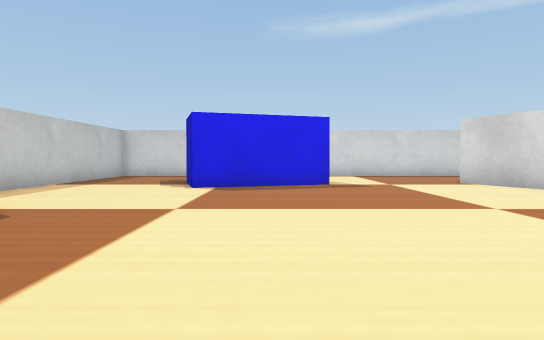
View 1 (above)

16 first-person views from a walk through a world built for the Webots simulator. The camera is 0.04 m above the floor, tilts 2° down and sees 75° across. The floor is counted in squares, 0.05 m on a side. Each view is taken from the middle of a square. On the plan, view 1 faces up. The plan holds only what a view shows up to about 11 squares ahead; the rest is blank. The robots in the file are not drawn. Webots' stock objects and surfaces are drawn as simple stand-ins.

View 2
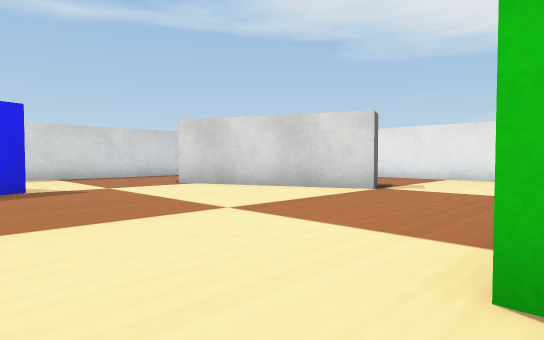

View 3
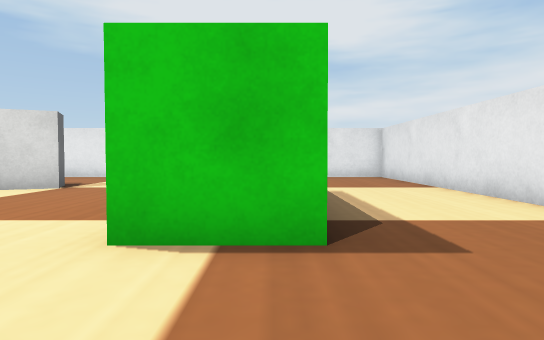

View 4
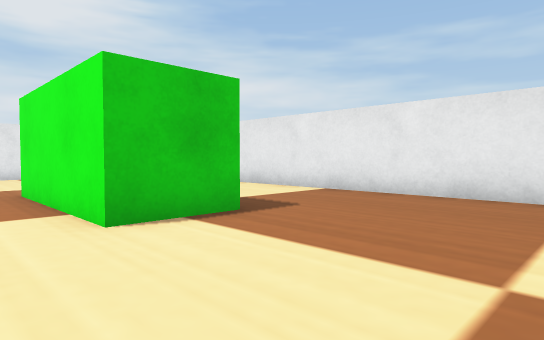

View 5
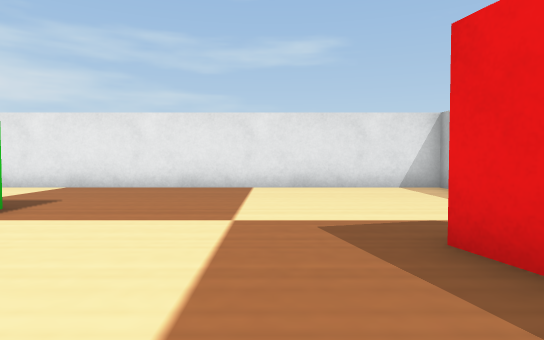

View 6
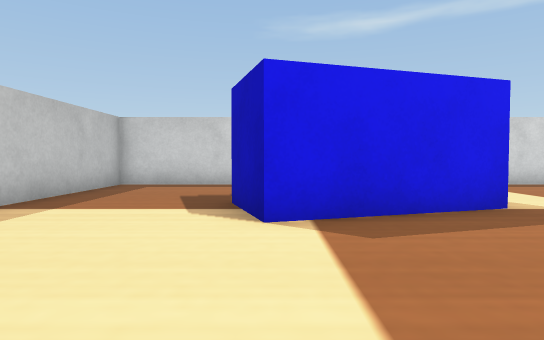

View 7
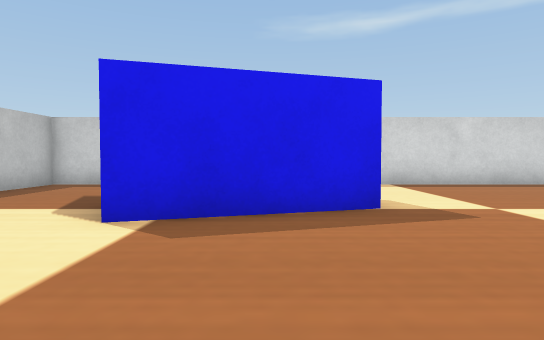

View 8
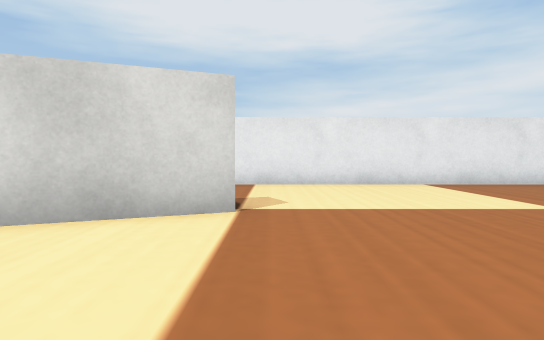

View 9
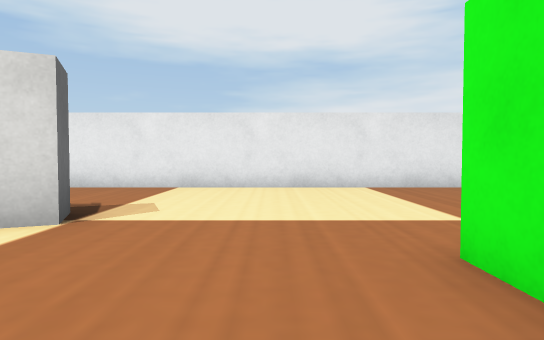

View 10
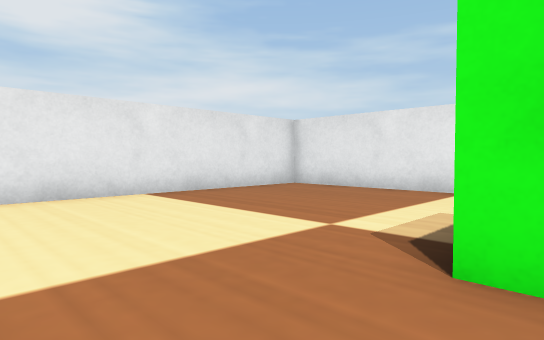

View 11
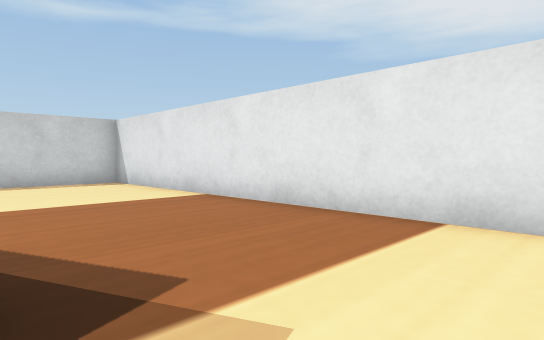

View 12
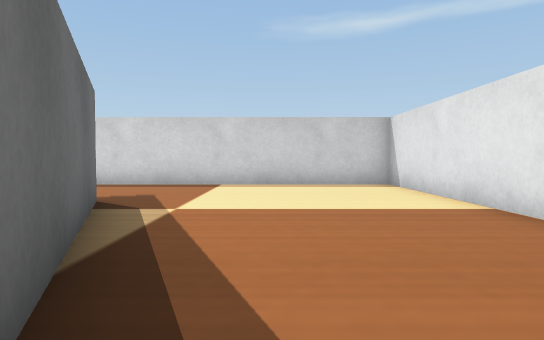

View 13
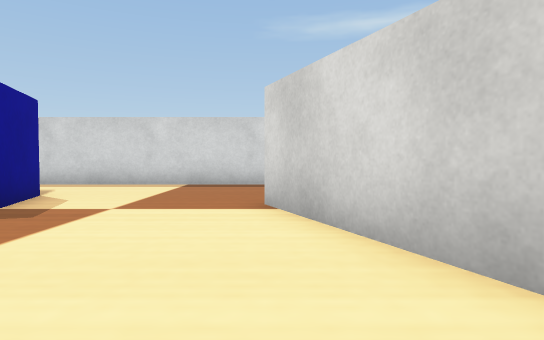

View 14
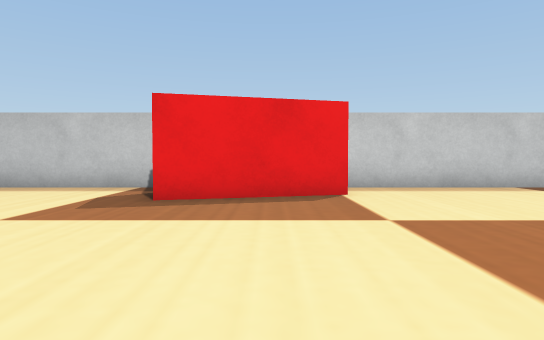

View 15
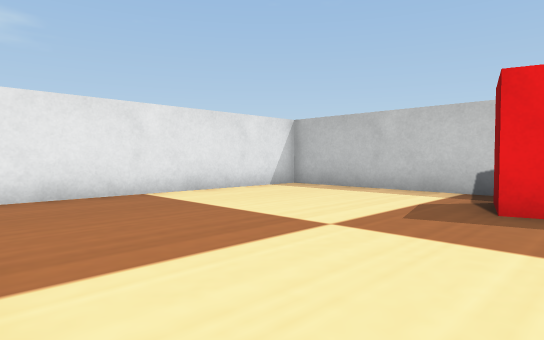

View 16
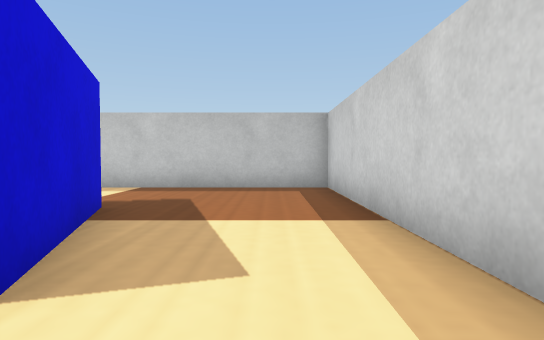

### Floor plan
Key: @ floor where view 1 was taken; # wall or solid block; . floor; B blue box; G grey box; R green box; E red box.
Columns run from 7 left of view 1 to 14 right of it. Each row starts with its distance up from view 1.
 16 ######################
 15 #....................#
 14 #....................#
 13 #....................#
 12 #.....BBB............#
 11 #...BB  BB...GG......#
 10 #....BBBB....GG......#
  9 #....B........GG.....#
  8 #.............GG.....#
  7 #..............GG....#
  6 #.E............GG....#
  5   E..................#
  4    E.................#
  3    E.................#
  2   EE.................#
  1 #.E......RRRRRR......#
  0 #......@.R     ......#
 -1 #....................#
 -2 #....................#
 -3 #....................#
 -4 #....................#
 -5 ######################

Where each view was taken, in squares from view 1:
view 1: 0 up, 0 right, facing up
view 2: 1 up, 0 right, facing up-right
view 3: 0 up, 1 left, facing right
view 4: 3 up, 2 left, facing down-right
view 5: 5 up, 2 left, facing down
view 6: 5 up, 2 left, facing up
view 7: 5 up, 0 right, facing up
view 8: 5 up, 3 right, facing right
view 9: 3 up, 4 right, facing right
view 10: 4 up, 6 right, facing down-right
view 11: 4 up, 9 right, facing up-right
view 12: 5 up, 10 right, facing up
view 13: 5 up, 6 right, facing up
view 14: 4 up, 3 right, facing left
view 15: 3 up, 2 right, facing down-left
view 16: 14 up, 3 right, facing left
